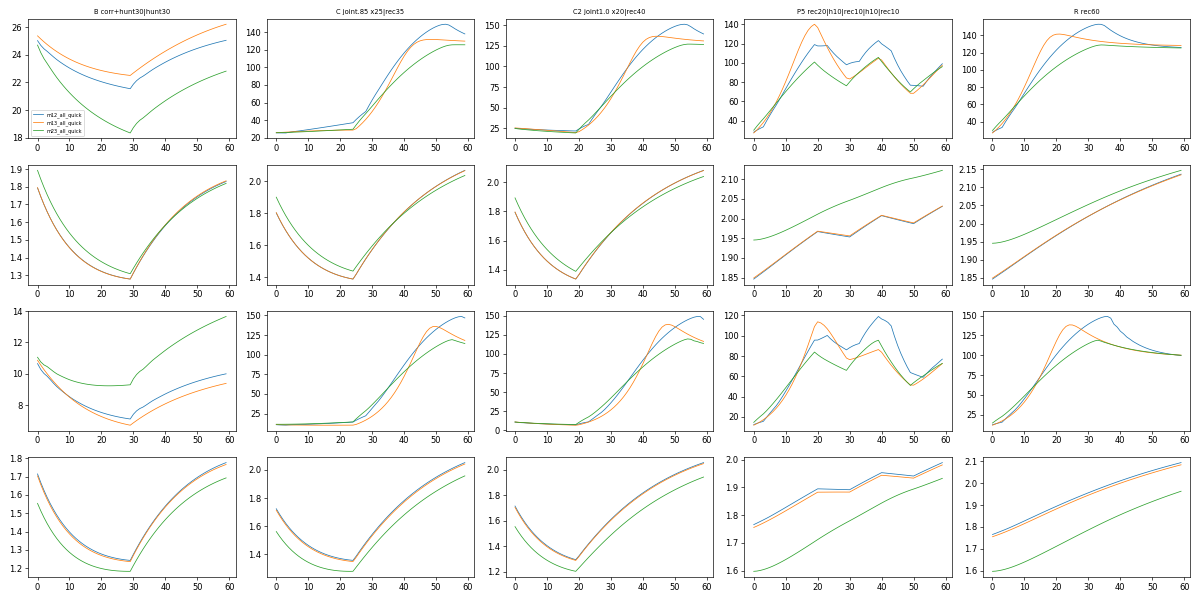

Write Python code to recreate this figure.
import sys, json, numpy as np, matplotlib; matplotlib.use('Agg'); import matplotlib.pyplot as plt
sys.path.insert(0,'.')
from greybox.common import core
m=core.load_model('greybox/wildlife_model.py')
eps=core.load_episodes(['data/wildlife/R1.json','data/wildlife/R2.json'],model=m)
sig=core.score_sigma(eps); ep2=eps[1]
fits=['m12_all_quick','m13_all_quick','m23_all_quick']
P={f:core.params_for(m,set(json.load(open(f'fits/wildlife/{f}.json'))['modules']),json.load(open(f'fits/wildlife/{f}.json'))['params']) for f in fits}
A=lambda h,p,c:{'hunting_quota':h,'habitat_protection':p,'corridor_access':c}
N=lambda a:m.normalize(a,{})
sched={
 'B corr+hunt30|hunt30':[N(A(7,1,0 or 1))]*0+[N(A(7,1,1))]*30+[N(A(7,1,0))]*30,
 'C joint.85 x25|rec35':[N(A(5.95,0.235,0.85))]*25+[N(A(0,1,0))]*35,
 'C2 joint1.0 x20|rec40':[N(A(7,0.1,1))]*20+[N(A(0,1,0))]*40,
 'P5 rec20|h10|rec10|h10|rec10':[N(A(0,1,0))]*20+[N(A(7,1,0))]*10+[N(A(0,1,0))]*10+[N(A(7,1,0))]*10+[N(A(0,1,0))]*10,
 'R rec60':[N(A(0,1,0))]*60,
}
fig,ax=plt.subplots(4,len(sched),figsize=(20,10))
for j,(k,ext) in enumerate(sched.items()):
    Y={f:np.asarray(m.simulate(P[f],ep2['initial'],ep2['u']+ext))[400:] for f in fits}
    d=lambda a,b: (np.abs(Y[a]-Y[b])/sig).mean(0)
    print(f'{k:32s} m12/m13',np.round(d(fits[0],fits[1]),2),' m12/m23',np.round(d(fits[0],fits[2]),2),' m13/m23',np.round(d(fits[1],fits[2]),2))
    for i in range(4):
        for f in fits: ax[i,j].plot(Y[f][:,i],lw=.9,label=f)
    ax[0,j].set_title(k,fontsize=8)
ax[0,0].legend(fontsize=6); plt.tight_layout(); plt.savefig('fits/wildlife/review/reserve_screen.png',dpi=60)
